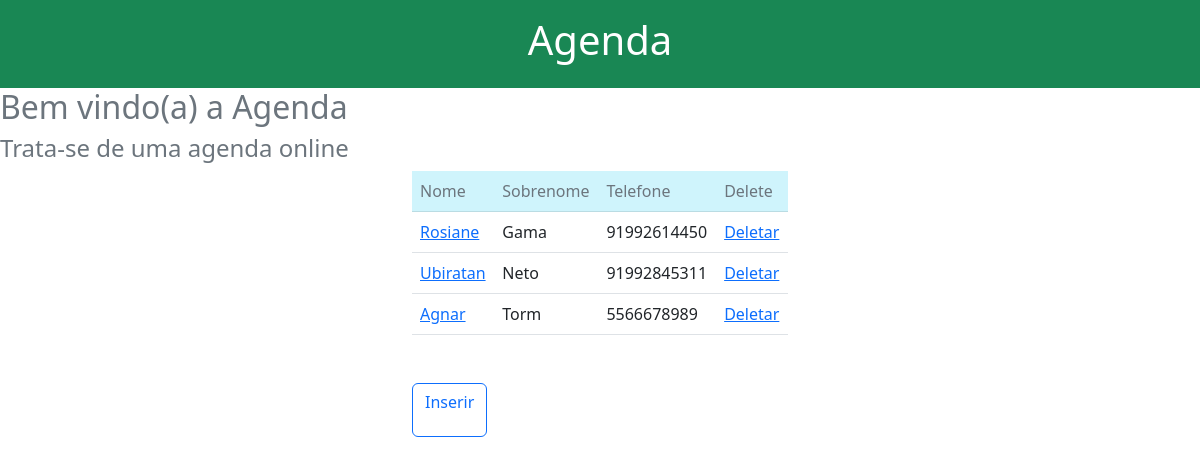
The page /pessoas/ on the database as committed earlier.
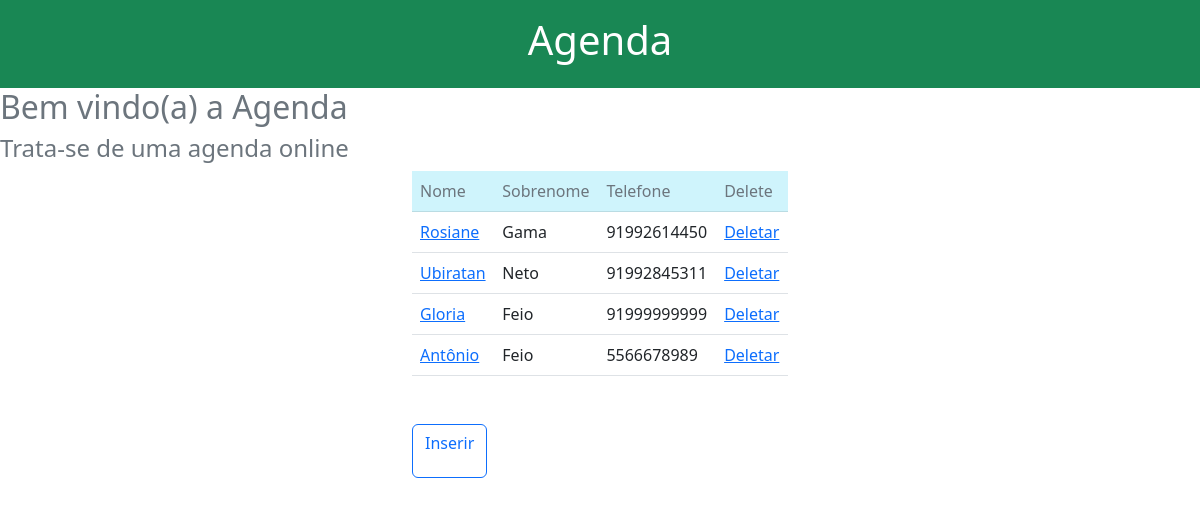
The same page on the database as committed later.
### pessoas/models.py (models this page shows)
class Pessoa(models.Model):
    nome = models.CharField(max_length=60)
    sobrenome = models.CharField(max_length=60)
    fone = models.IntegerField()

### pessoas/views.py (the view)
# urls.py: path('',views.index,name="index"),
def index(request):
    lista = Pessoa.objects.all().values()
    contexto = {
        'pessoas':lista,
    }
    return render(request, 'index.html',contexto)

### pessoas/templates/index.html (shortened to what this page needs)
<!DOCTYPE html>
<html lang="pt-br">
<head>
    <link href="https://cdn.jsdelivr.net/npm/bootstrap@5.2.3/dist/css/bootstrap.min.css" rel="stylesheet">
</head>
<body>
    <header class="bg-success text-white text-center py-3">
        <h1>Agenda</h1>
    </header>
    <h2 class="text-secondary">Bem vindo(a) a Agenda</h2>
    <h4 class="text-secondary">Trata-se de uma agenda online</h4>
    <section>
        <div class="container col-md-4 px4">
            <table class="table mb-5">
                <thead class="table-info text-secondary">
                    <td>Nome</td>
                    <td>Sobrenome</td>
                    <td>Telefone</td>
                    <td>Delete</td>
                </thead>
                {% if pessoas %}
                {% for pessoa in pessoas %}
                    <tr>
                        <td><a href="atualiza/{{ pessoa.id }}">{{ pessoa.nome }}</a></td>
                        <td>{{ pessoa.sobrenome }}</td>
                        <td>{{ pessoa.fone }}</td>
                        <td><a href="delete/{{ pessoa.id }}">Deletar</a></td>
                    </tr>
                {% endfor %}
                {% endif %}
            </table>
            <a href="inserir/" class="btn btn-outline-primary"><p>Inserir</p></a>
        </div>
    </section>
</body>
</html>

Rows that differ between the two databases and show on the page:
removed Pessoa: nome "Agnar", sobrenome "Torm", fone "5566678989"
added Pessoa: nome "Gloria", sobrenome "Feio", fone "91999999999"
added Pessoa: nome "Antônio", sobrenome "Feio", fone "5566678989"
